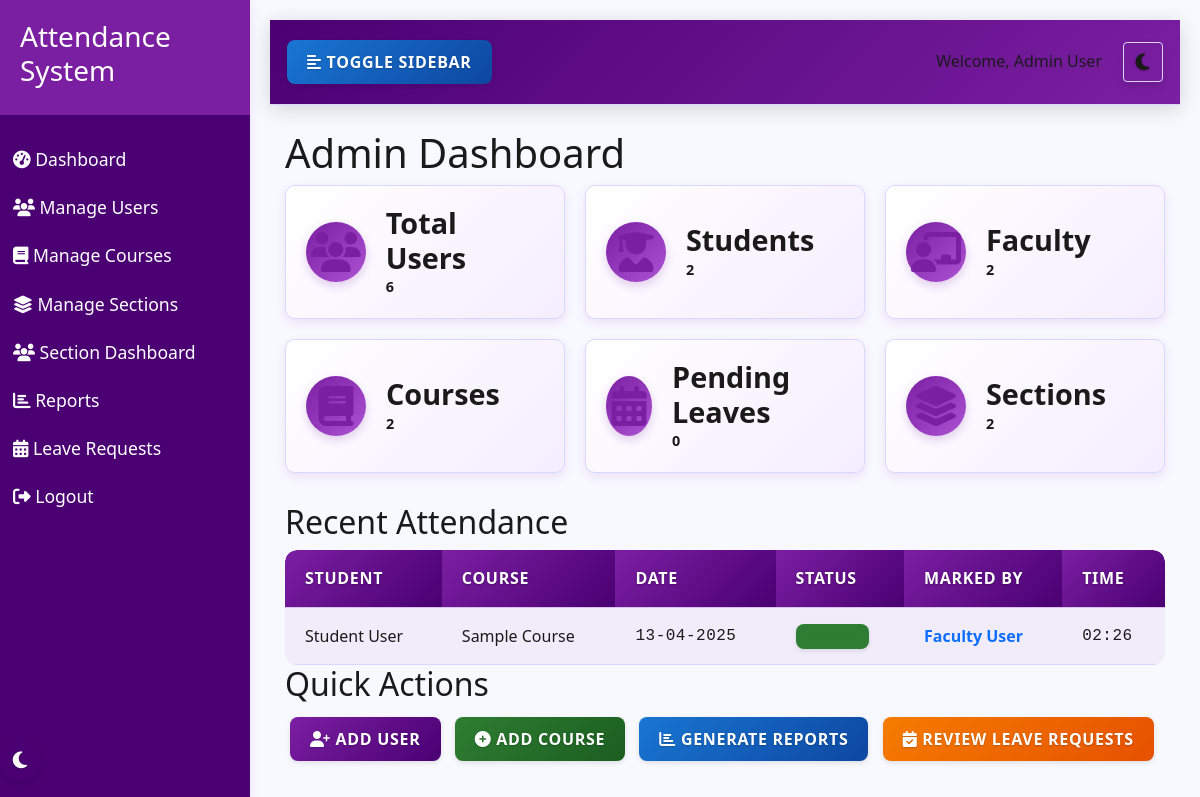
The app's page /admin/dashboard (signed in) with its own data.
### models.py (models this page shows, shortened)
class User(db.Model, UserMixin):
    id = db.Column(db.Integer, primary_key=True)
    name = db.Column(db.String(100), nullable=False)
    email = db.Column(db.String(100), unique=True, nullable=False)
    password = db.Column(db.String(200), nullable=False)
    role = db.Column(db.String(20), nullable=False)  # 'admin', 'faculty', 'student'
    department = db.Column(db.String(100), nullable=True)
    profile_pic = db.Column(db.String(200), nullable=True)
    created_at = db.Column(db.DateTime, default=datetime.utcnow)
    attendances = db.relationship('Attendance', foreign_keys='Attendance.user_id', backref='user', lazy=True)
    marked_attendances = db.relationship('Attendance', foreign_keys='Attendance.marked_by', backref='marked_by_user', lazy=True)
    leave_requests = db.relationship('LeaveRequest', foreign_keys='LeaveRequest.user_id', backref='user', lazy=True)
    approved_leaves = db.relationship('LeaveRequest', foreign_keys='LeaveRequest.approved_by', backref='approved_by_user', lazy=True)
    student_sections = db.relationship('Section', secondary=section_students, backref=db.backref('students', lazy='dynamic'))
    teacher_sections = db.relationship('Section', secondary=section_teachers, backref=db.backref('teachers', lazy='dynamic'))

class Attendance(db.Model):
    id = db.Column(db.Integer, primary_key=True)
    user_id = db.Column(db.Integer, db.ForeignKey('user.id'), nullable=False)
    course_id = db.Column(db.Integer, db.ForeignKey('course.id'), nullable=False)
    date = db.Column(db.Date, nullable=False)
    status = db.Column(db.String(20), nullable=False)  # 'present', 'absent', 'late'
    marked_by = db.Column(db.Integer, db.ForeignKey('user.id'), nullable=False)
    marked_at = db.Column(db.DateTime, default=datetime.utcnow)

class Course(db.Model):
    id = db.Column(db.Integer, primary_key=True)
    name = db.Column(db.String(100), nullable=False)
    code = db.Column(db.String(20), unique=True, nullable=False)
    faculty_id = db.Column(db.Integer, db.ForeignKey('user.id'), nullable=False)
    created_at = db.Column(db.DateTime, default=datetime.utcnow)
    attendances = db.relationship('Attendance', backref='course', lazy=True)
    faculty = db.relationship('User', foreign_keys=[faculty_id], backref='courses')
    sections = db.relationship('Section', secondary=section_courses, backref=db.backref('courses', lazy='dynamic'))

### routes/admin.py (the view)
@admin_bp.route('/dashboard')
@login_required
def dashboard():
    if current_user.role != 'admin':
        flash('Access denied. Admin privileges required.', 'danger')
        return redirect(url_for('index'))
    total_users = User.query.count()
    total_students = User.query.filter_by(role='student').count()
    total_faculty = User.query.filter_by(role='faculty').count()
    total_courses = Course.query.count()
    total_sections = Section.query.count()
    try:
        recent_attendance = Attendance.query\
            .order_by(Attendance.marked_at.desc())\
            .limit(10)\
            .all()
        print(f"Recent attendance records: {len(recent_attendance)}")
        for record in recent_attendance:
            print(f"Student: {record.user.name if record.user else 'Unknown'}, Course: {record.course.name if record.course else 'Unknown'}, Date: {record.date}, Status: {record.status}")
    except Exception as e:
        print(f"Error getting attendance records: {e}")
        recent_attendance = []
    pending_leaves = LeaveRequest.query.filter_by(status='pending').count()
    return render_template('admin/dashboard.html',
                          total_users=total_users,
                          total_students=total_students,
                          total_faculty=total_faculty,
                          total_courses=total_courses,
                          total_sections=total_sections,
                          recent_attendance=recent_attendance,
                          pending_leaves=pending_leaves)

### app.py (called while the page is built)
@login_manager.user_loader
def load_user(user_id):
    return User.query.get(int(user_id))

### templates/admin/dashboard.html (shortened to what this page needs)
{% extends 'base.html' %}
{% block content %}
<div class="admin-dashboard">
    <h1>Admin Dashboard</h1>
    <div class="stats-container">
        <div class="stat-card">
            <div class="stat-icon">
                <i class="fas fa-users"></i>
            </div>
            <div class="stat-info">
                <h3>Total Users</h3>
                <p class="stat-value">{{ total_users }}</p>
            </div>
        </div>
        <div class="stat-card">
            <div class="stat-icon">
                <i class="fas fa-user-graduate"></i>
            </div>
            <div class="stat-info">
                <h3>Students</h3>
                <p class="stat-value">{{ total_students }}</p>
            </div>
        </div>
        <div class="stat-card">
            <div class="stat-icon">
                <i class="fas fa-chalkboard-teacher"></i>
            </div>
            <div class="stat-info">
                <h3>Faculty</h3>
                <p class="stat-value">{{ total_faculty }}</p>
            </div>
        </div>
        <div class="stat-card">
            <div class="stat-icon">
                <i class="fas fa-book"></i>
            </div>
            <div class="stat-info">
                <h3>Courses</h3>
                <p class="stat-value">{{ total_courses }}</p>
            </div>
        </div>
        <div class="stat-card">
            <div class="stat-icon">
                <i class="fas fa-calendar-alt"></i>
            </div>
            <div class="stat-info">
                <h3>Pending Leaves</h3>
                <p class="stat-value">{{ pending_leaves }}</p>
            </div>
        </div>
        <div class="stat-card">
            <div class="stat-icon">
                <i class="fas fa-layer-group"></i>
            </div>
            <div class="stat-info">
                <h3>Sections</h3>
                <p class="stat-value">{{ total_sections }}</p>
            </div>
        </div>
    </div>
    <div class="recent-activity">
        <h2>Recent Attendance</h2>
        <div class="table-responsive">
            <table class="table">
                <thead>
                    <tr>
                        <th>Student</th>
                        <th>Course</th>
                        <th>Date</th>
                        <th>Status</th>
                        <th>Marked By</th>
                        <th>Time</th>
                    </tr>
                </thead>
                <tbody>
                    {% for attendance in recent_attendance %}
                    <tr>
                        <td class="student-name">{{ attendance.user.name if attendance.user else 'Unknown' }}</td>
                        <td class="course-name">{{ attendance.course.name if attendance.course else 'Unknown' }}</td>
                        <td class="date-cell">{{ attendance.date.strftime('%d-%m-%Y') }}</td>
                        <td>
                            <span class="badge {% if attendance.status == 'present' %}badge-success status-present{% elif attendance.status == 'absent' %}badge-danger status-absent{% else %}badge-warning status-late{% endif %}">
                            </span>
                        </td>
                        <td class="text-primary">{{ attendance.marked_by_user.name if attendance.marked_by_user else 'Unknown' }}</td>
                        <td class="date-cell">{{ attendance.marked_at.strftime('%H:%M') }}</td>
                    </tr>
                    {% endfor %}
                </tbody>
            </table>
        </div>
    </div>
    <div class="quick-actions">
        <h2>Quick Actions</h2>
        <div class="action-buttons">
            <a href="{{ url_for('admin.add_user') }}" class="btn btn-primary">
                <i class="fas fa-user-plus"></i> Add User
            </a>
            <a href="{{ url_for('admin.add_course') }}" class="btn btn-success">
                <i class="fas fa-plus-circle"></i> Add Course
            </a>
            <a href="{{ url_for('admin.reports') }}" class="btn btn-info">
                <i class="fas fa-chart-bar"></i> Generate Reports
            </a>
            <a href="{{ url_for('admin.manage_leaves') }}" class="btn btn-warning">
                <i class="fas fa-calendar-check"></i> Review Leave Requests
            </a>
        </div>
    </div>
</div>
{% endblock %}

### templates/base.html (shortened to what this page needs)
<!DOCTYPE html>
<html lang="en">
<head>
    <link rel="stylesheet" href="https://cdn.jsdelivr.net/npm/bootstrap@5.3.0/dist/css/bootstrap.min.css">
    <link rel="stylesheet" href="{{ url_for('static', filename='css/style.css') }}">
    <link rel="stylesheet" href="{{ url_for('static', filename='css/themes.css') }}">
    <link rel="stylesheet" href="{{ url_for('static', filename='css/dark-mode-fixes.css') }}">
    <link rel="stylesheet" href="{{ url_for('static', filename='css/button-fixes.css') }}">
    <link rel="stylesheet" href="{{ url_for('static', filename='css/table-fixes.css') }}">
    <link rel="stylesheet" href="https://cdnjs.cloudflare.com/ajax/libs/font-awesome/6.4.0/css/all.min.css">
</head>
<body>
    <div class="wrapper">
        {% if current_user.is_authenticated %}
        <nav class="sidebar">
            <div class="sidebar-header">
                <h3>Attendance System</h3>
            </div>
            <ul class="list-unstyled components">
                {% if current_user.role == 'admin' %}
                <li>
                    <a href="{{ url_for('admin.dashboard') }}"><i class="fas fa-tachometer-alt"></i> Dashboard</a>
                </li>
                <li>
                    <a href="{{ url_for('admin.manage_users') }}"><i class="fas fa-users"></i> Manage Users</a>
                </li>
                <li>
                    <a href="{{ url_for('admin.manage_courses') }}"><i class="fas fa-book"></i> Manage Courses</a>
                </li>
                <li>
                    <a href="{{ url_for('admin.manage_sections') }}"><i class="fas fa-layer-group"></i> Manage Sections</a>
                </li>
                <li>
                    <a href="{{ url_for('section.dashboard') }}"><i class="fas fa-users"></i> Section Dashboard</a>
                </li>
                <li>
                    <a href="{{ url_for('admin.reports') }}"><i class="fas fa-chart-bar"></i> Reports</a>
                </li>
                <li>
                    <a href="{{ url_for('admin.manage_leaves') }}"><i class="fas fa-calendar-alt"></i> Leave Requests</a>
                </li>
                {% endif %}
                <li>
                    <a href="{{ url_for('logout') }}"><i class="fas fa-sign-out-alt"></i> Logout</a>
                </li>
            </ul>
            <div class="theme-toggle">
                <button class="theme-toggle-btn" aria-label="Toggle Dark Mode">
                </button>
            </div>
        </nav>
        {% endif %}
        <div id="content" class="{% if current_user.is_authenticated %}with-sidebar{% endif %}">
            {% if current_user.is_authenticated %}
            <nav class="navbar navbar-expand-lg navbar-light bg-light">
                <div class="container-fluid">
                    <button type="button" id="sidebarCollapse" class="btn btn-info">
                        <i class="fas fa-align-left"></i>
                        <span>Toggle Sidebar</span>
                    </button>
                    <div class="d-flex align-items-center">
                        <div class="user-info me-3">
                            <span>Welcome, {{ current_user.name }}</span>
                        </div>
                        <div class="theme-toggle-navbar">
                            <button class="theme-toggle-btn btn btn-sm btn-outline-secondary" aria-label="Toggle Dark Mode">
                            </button>
                        </div>
                    </div>
                </div>
            </nav>
            {% endif %}
            <div class="container mt-4">
                {% block content %}{% endblock %}
            </div>
        </div>
    </div>
</body>
</html>

### static/css/themes.css (style rules this page uses)
[data-theme="light"] { --primary-color: #7b1fa2; --primary-light: #ae52d4; --primary-dark: #4a0072; --accent-color: #ff5722; --text-light: #ffffff; --text-dark: #1a1a1a; --text-primary: #7b1fa2; --text-secondary: #5c6bc0; --background-light: #f8f8ff; --background-dark: #121212; --card-bg-light: #ffffff; --card-bg-dark: #1e1e1e; --border-color-light: #d8d8ff; --border-color-dark: #333333; --shadow-light: 0 4px 10px rgba(123, 31, 162, 0.1); --shadow-dark: 0 4px 10px rgba(0, 0, 0, 0.3); --success-color: #2e7d32; --warning-color: #f57c00; --danger-color: #d32f2f; --info-color: #1976d2; --navbar-bg: #f0e6ff; --input-bg: #ffffff; --input-text: #1a1a1a; --input-border: #d8d8ff; --modal-bg: #ffffff; --dropdown-bg: #ffffff; --dropdown-text: #1a1a1a; --dropdown-hover: #f0e6ff; --table-header-bg: #7b1fa2; --table-header-text: #ffffff; --table-stripe-bg: rgba(123, 31, 162, 0.05); --table-hover-bg: rgba(123, 31, 162, 0.1); --table-border-color: rgba(123, 31, 162, 0.2); --btn-default-bg: #f0e6ff; --btn-default-text: #1a1a1a; --btn-primary-bg: #7b1fa2; --btn-primary-text: #ffffff; --btn-secondary-bg: #5c6bc0; --btn-secondary-text: #ffffff; --btn-success-bg: #2e7d32; --btn-success-text: #ffffff; --btn-danger-bg: #d32f2f; --btn-danger-text: #ffffff; --btn-info-bg: #1976d2; --btn-info-text: #ffffff; --btn-warning-bg: #f57c00; --btn-warning-text: #ffffff; }
body { background-color: var(--background-light); color: var(--text-dark); transition: background-color 0.3s ease, color 0.3s ease; }
.card, .stat-card, .course-card, .feature-card, .login-card { background-color: var(--card-bg-light); border-color: var(--border-color-light); transition: background-color 0.3s ease, border-color 0.3s ease, box-shadow 0.3s ease; }
.navbar { background-color: var(--navbar-bg) !important; border-color: var(--border-color-light); transition: background-color 0.3s ease, border-color 0.3s ease; }
.table { color: var(--text-dark); transition: color 0.3s ease; }
.table td { color: var(--text-dark); }
.table th, .table td { border-color: var(--border-color-light); transition: border-color 0.3s ease; }
.table thead th { background-color: var(--table-header-bg); transition: background-color 0.3s ease; }
.table tbody tr:nth-of-type(odd) { background-color: var(--table-stripe-bg); transition: background-color 0.3s ease; }
.sidebar { background: var(--primary-dark); transition: background-color 0.3s ease; }
.sidebar .sidebar-header { background: var(--primary-color); transition: background-color 0.3s ease; }
.stat-info h3 { color: var(--text-dark); transition: color 0.3s ease; }
.btn-primary { background-color: var(--btn-primary-bg); border-color: var(--btn-primary-bg); color: var(--btn-primary-text); }
.btn-success { background-color: var(--btn-success-bg); border-color: var(--btn-success-bg); color: var(--btn-success-text); }
.btn-info { background-color: var(--btn-info-bg); border-color: var(--btn-info-bg); color: var(--btn-info-text); }
.btn-warning { background-color: var(--btn-warning-bg); border-color: var(--btn-warning-bg); color: var(--btn-warning-text); }
.badge-success { background-color: var(--success-color); color: var(--text-light); }
a { color: var(--primary-color); transition: color 0.3s ease; }

### records on screen
User: name "Admin User"
Attendance: user "Student User", course "Sample Course", date "13-04-2025", marked_by_user "Faculty User", marked_at "02:26"

### other values on screen
{{ total_users }} "6"
{{ total_students }} "2"
{{ total_faculty }} "2"
{{ total_courses }} "2"
{{ pending_leaves }} "0"
{{ total_sections }} "2"
